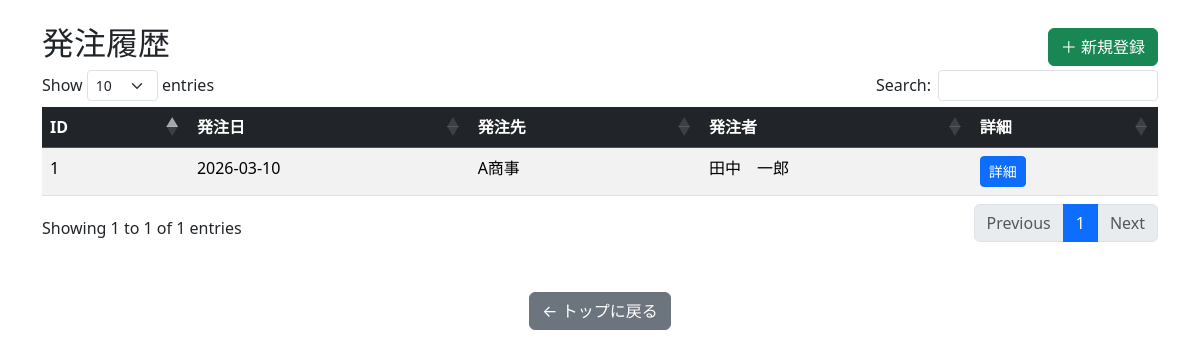
The app's page /orders/list.php (signed in), older data.
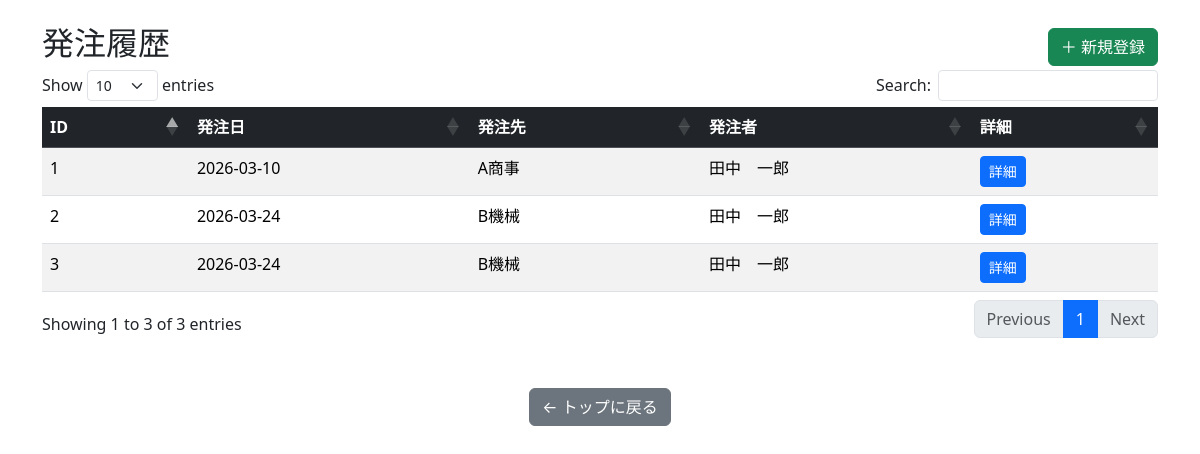
The same page, newer data.
### tables this page shows
CREATE TABLE `orders` (
  `id` int(11) NOT NULL,
  `order_date` date NOT NULL,
  `supplier_id` int(11) DEFAULT NULL,
  `user_id` int(11) DEFAULT NULL,
  `total_price` int(11) DEFAULT NULL,
  `mail_sent` tinyint(4) DEFAULT 0,
  `created_at` datetime NOT NULL
);

CREATE TABLE `suppliers` (
  `id` int(11) NOT NULL,
  `company_name` varchar(255) NOT NULL,
  `contact_name` varchar(255) DEFAULT NULL,
  `email` varchar(255) NOT NULL,
  `phone` varchar(50) DEFAULT NULL,
  `memo` text DEFAULT NULL,
  `created_at` datetime NOT NULL
);

CREATE TABLE `employees` (
  `id` int(11) NOT NULL,
  `employee_number` varchar(50) NOT NULL,
  `name` varchar(255) NOT NULL,
  `email` varchar(255) NOT NULL,
  `created_at` datetime DEFAULT current_timestamp()
);

### config/function.php (called while the page is built, shortened)
<?php
function h($str)
{
    return htmlspecialchars($str, ENT_QUOTES, 'UTF-8');
}

### orders/list.php (the view, shortened to what this page needs)
<?php
require_once __DIR__ . "/../config/function.php";
$db = db_connect();
$sql = "SELECT
        orders.id,
        orders.order_date,
        suppliers.company_name,
        employees.name AS employee_name,
        employees.email AS employee_email
        FROM orders
        INNER JOIN suppliers
            ON suppliers.id = orders.supplier_id
        INNER JOIN users
            ON users.id = orders.user_id
        INNER JOIN employees
            ON employees.id = users.user_id
        ORDER BY orders.order_date DESC";
$stmt = $db->query($sql);
$orders = $stmt->fetchAll(PDO::FETCH_ASSOC);
?>
<?php include __DIR__ . "/../config/page_head.php"; ?>
<body>
    <main class="container mt-4">
        <div class="card-header d-flex justify-content-between align-items-center">
            <h2>発注履歴</h2>
            <a href="./create.php" class="btn btn-success">
                ＋ 新規登録
            </a>
        </div>
        <table id="orderTable" class="table table-striped">
            <thead class="table-dark">
                <tr>
                    <th>ID</th>
                    <th>発注日</th>
                    <th>発注先</th>
                    <th>発注者</th>
                    <th>詳細</th>
                </tr>
            </thead>
            <tbody>
                <?php foreach ($orders as $o): ?>
                    <tr>
                        <td><?= h($o["id"]) ?></td>
                        <td><?= h($o["order_date"]) ?></td>
                        <td><?= h($o["company_name"]) ?></td>
                        <td><?= h($o["employee_name"]) ?></td>
                        <td>
                            <a href="detail.php?id=<?= $o["id"] ?>" class="btn btn-sm btn-primary">
                                詳細
                            </a>
                        </td>
                    </tr>
                <?php endforeach; ?>
            </tbody>
        </table>
        <div class="text-center mt-5">
            <a href="../index.php" class="btn btn-secondary">
                ← トップに戻る
            </a>
        </div>
    </main>
</body>

Row changes from the older to the newer data that the page shows:
added orders: id "2", order_date "2026-03-24", supplier.company_name "B機械", employees.name "田中 一郎"
added orders: id "3", order_date "2026-03-24", supplier.company_name "B機械", employees.name "田中 一郎"
Text that changed along with them:
text written by a page script: "Show entries Search: Showing 1 to 1 of 1 entries Previous 1 Next" → "Show entries Search: Showing 1 to 3 of 3 entries Previous 1 Next"
